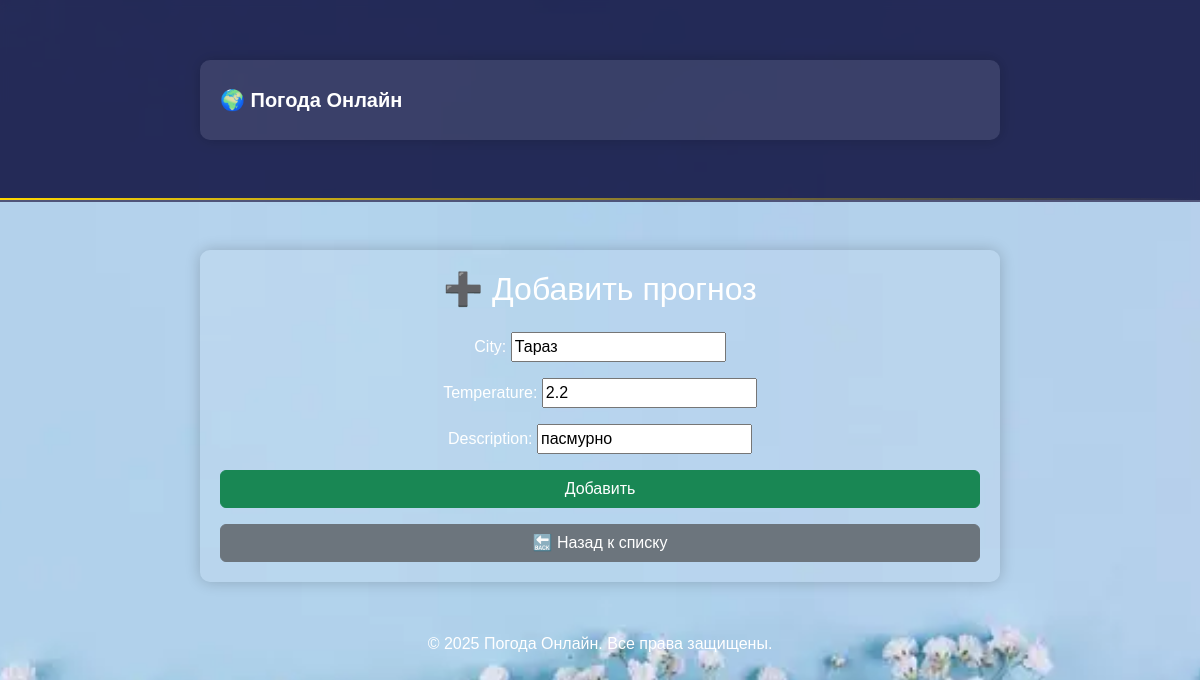
The page /weather/edit/3/ on the database its author committed.
### weather/models.py (models this page shows, shortened)
class WeatherQuery(models.Model):
    city = models.CharField(max_length=100)
    temperature = models.FloatField()
    description = models.CharField(max_length=255)
    date_checked = models.DateTimeField(auto_now_add=True)
    photo = models.ImageField(upload_to='weather_photos/', blank=True, null=True)

### weather/views.py (the view)
# urls.py: path('edit/<int:pk>/', weather_views.weather_update, name='weather_update'),
def weather_update(request, pk):
    weather = get_object_or_404(WeatherQuery, pk=pk)
    if request.method == 'POST':
        form = WeatherQueryForm(request.POST, instance=weather)
        if form.is_valid():
            form.save()
            return redirect('weather_list')
    else:
        form = WeatherQueryForm(instance=weather)
    return render(request, 'weather/weather_form.html', {'form': form})

### weather/forms.py
class WeatherQueryForm(forms.ModelForm):
    class Meta:
        model = WeatherQuery
        fields = ['city', 'temperature', 'description']

### weather/templates/weather/weather_form.html (shortened to what this page needs)
{% load static %}
<!DOCTYPE html>
<html lang="ru">
<head>
    <link rel="stylesheet" href="https://cdn.jsdelivr.net/npm/bootstrap@5.3.0/dist/css/bootstrap.min.css">
    <link rel="stylesheet" href="{% static 'css/style.css' %}">
</head>
<body>
    <nav class="navbar navbar-expand-lg custom-navbar">
        <div class="container">
            <a class="navbar-brand" href="{% url 'home' %}">🌍 Погода Онлайн</a>
        </div>
    </nav>
    <div class="container mt-5">
        <div class="form-box">
            <h2 class="text-center mb-4">➕ Добавить прогноз</h2>
            <form method="post">
                <div class="mb-3">
                    {{ form.as_p }}
                </div>
                <button type="submit" class="btn btn-success w-100">Добавить</button>
            </form>
            <a href="{% url 'weather_list' %}" class="btn btn-secondary mt-3 w-100">🔙 Назад к списку</a>
        </div>
    </div>
    <footer>
        <p>© 2025 Погода Онлайн. Все права защищены.</p>
    </footer>
</body>
</html>

### main/static/css/style.css (style rules this page uses)
body { font-family: Arial, sans-serif; background: url('../img/weather_bg.jpg') no-repeat center center fixed; background-size: cover; color: white; text-align: center; margin: 0; padding: 0; }
.container { max-width: 800px; margin: 50px auto; background: rgba(255, 255, 255, 0.1); padding: 20px; border-radius: 10px; box-shadow: 0 0 15px rgba(0, 0, 0, 0.2); }
button { background: #0056b3; color: white; border: none; padding: 10px 15px; border-radius: 5px; cursor: pointer; transition: 0.3s; }
.custom-navbar { background: rgba(0, 0, 50, 0.8); padding: 10px 15px; backdrop-filter: blur(5px); border-bottom: 2px solid #ffffff33; }
.custom-navbar .navbar-brand { font-size: 20px; font-weight: bold; color: #fff; transition: 0.3s; }
.custom-navbar::after { content: ""; display: block; height: 2px; width: 100%; background: linear-gradient(to right, #FFD700, transparent); position: absolute; bottom: 0; left: 0; }

### rows shown on the page
WeatherQuery: city "Тараз", temperature "2.2", description "пасмурно"
